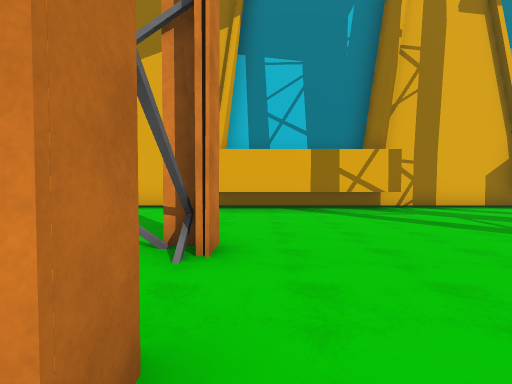
[1] (above)

13 first-person views from a walk through a scene from a Unity 3-D project. The camera is 1.5 m above the floor, tilts 2° down and sees 90° across. The floor is counted in squares, 2 m on a side. Each view is taken from the middle of a square. On the plan, view 1 faces up. The plan holds only what a view shows up to about 9 squares ahead; the rest is blank. The place goes on beyond the plan. The player character is not drawn. Some surface patterns are stand-ins.

[2]
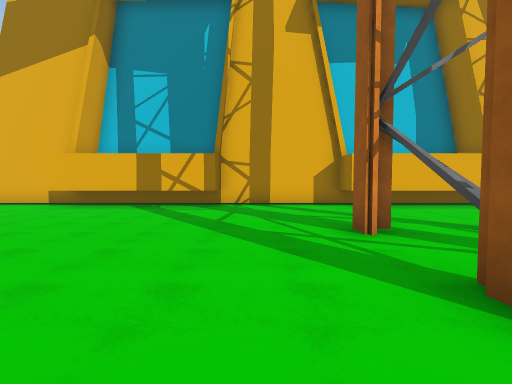

[3]
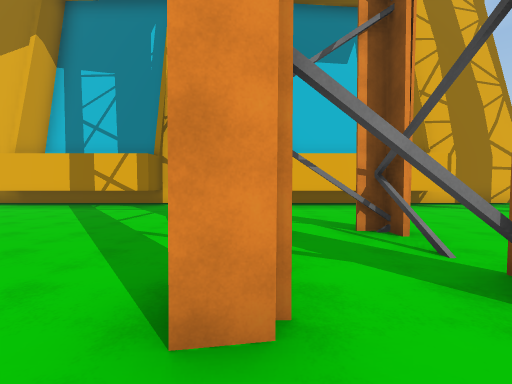

[4]
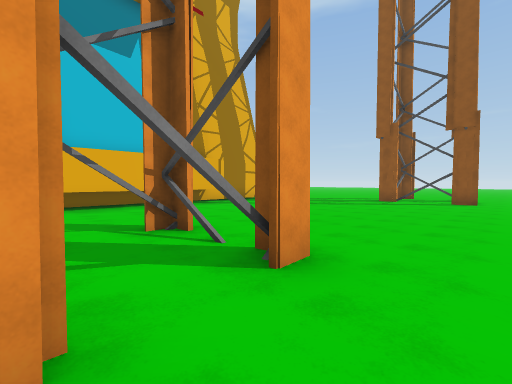

[5]
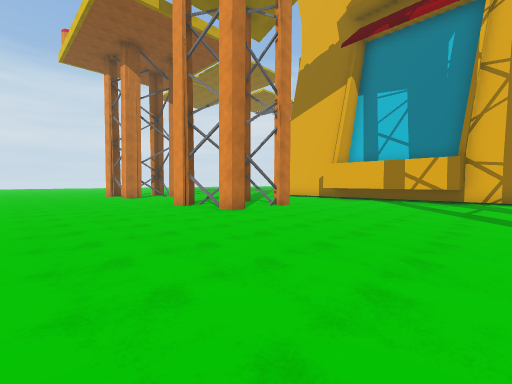

[6]
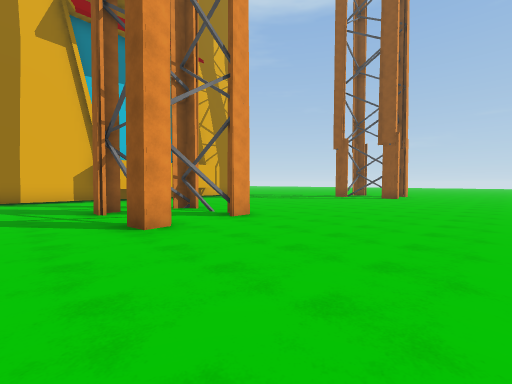

[7]
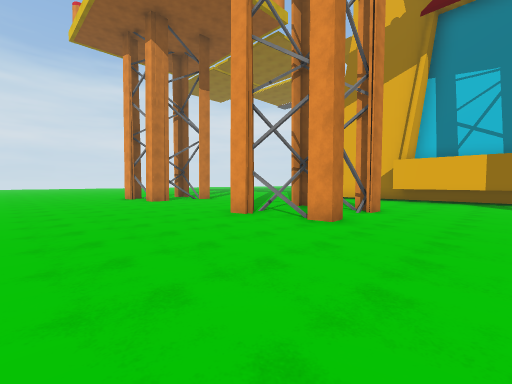

[8]
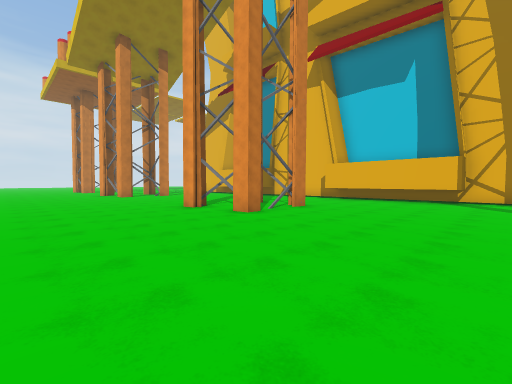

[9]
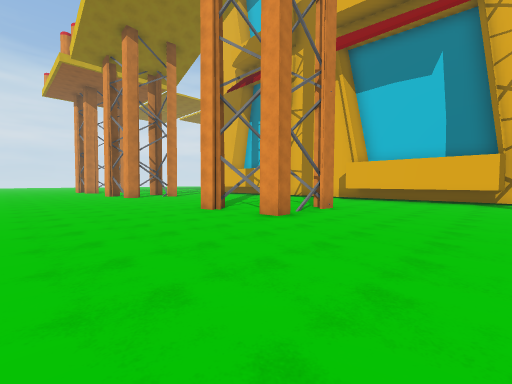

[10]
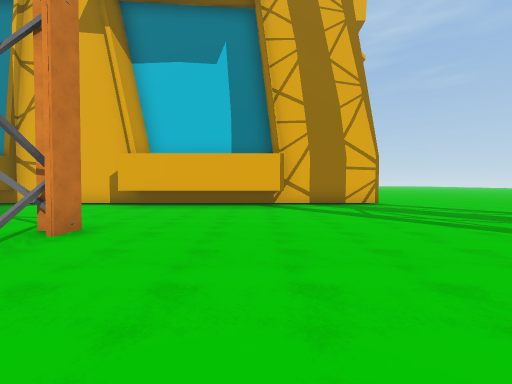

[11]
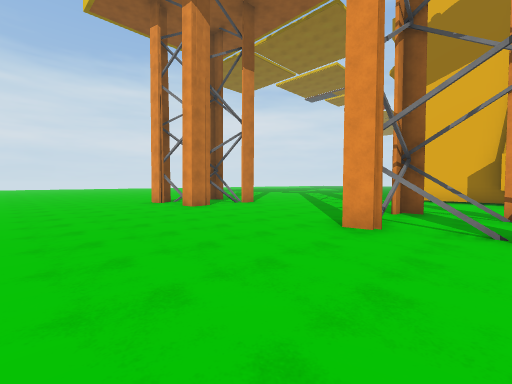

[12]
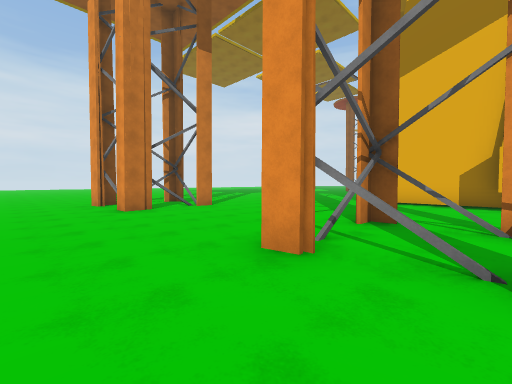

[13]
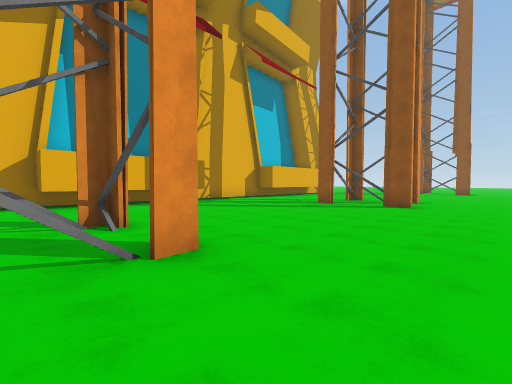

### Floor plan
Points are (right, up) in squares from view 1. A wall is a line through its corners. A room is listed if a view was taken in it or the views show most of it. See-through windows are left out.
Room 1 (views 1, 2, 3, 4, 5, 6, 7, 8, 9, 10, 11, 12, 13)
walls: (6.9, 0.9) (6.9, 1.6) (6.9, 0.6); (7.2, 0.2) (6.6, 0.1) (6.5, 0.8); (6.7, 2.6) (6.7, 3.2); (8.9, 0.7) (7.9, 0.5); (8.9, 1.9) (8.9, 2.9) (8, 2.9); (9.2, 1) (9.3, 0.5) (8.7, 0.4); (8.9, 2.8) (9, 1.9); (9.1, 2.5) (9, 2.9); (8.9, 3) (8.5, 3); (9.2, 3.2) (9.2, 2.5); (-0.5, 1) (-0.4, 0.5) (-1, 0.5); (-0.4, 3.2) (-0.5, 2.5); (-0.8, 2.3) (-0.8, 3) (-1.2, 3); (-0.7, 3) (-0.7, 2.3); (-1.1, 0.4) (-3.1, 0.3); (3.8, 7.9) (3.8, 6.7) (-1.2, 6.7); (-1.6, 2.9) (-2.4, 3); (-2.5, 0.2) (-3, 0.1); (-2.8, 2.4) (-2.8, 1.5); (12.9, 6.7) (7.9, 6.7) (7.9, 7.8); (14.5, 7.8) (-1.4, 7.8)
ways out: opening at (-4, -2); opening at (-1.7, 5)

Where each view was taken, in squares from view 1:
view 1: 0 up, 0 right, facing up
view 2: 1 down, 5 right, facing up
view 3: 1 down, 7 right, facing up
view 4: 1 down, 7 right, facing up-right
view 5: 4 down, 5 right, facing up-left
view 6: 4 down, 5 right, facing up-right
view 7: 4 down, 2 right, facing up-left
view 8: 4 down, 14 right, facing up-left
view 9: 4 down, 13 right, facing up-left
view 10: 1 down, 12 right, facing up
view 11: 4 down, 1 left, facing up-left
view 12: 2 down, 1 left, facing up-left
view 13: 2 down, 2 left, facing up-right
